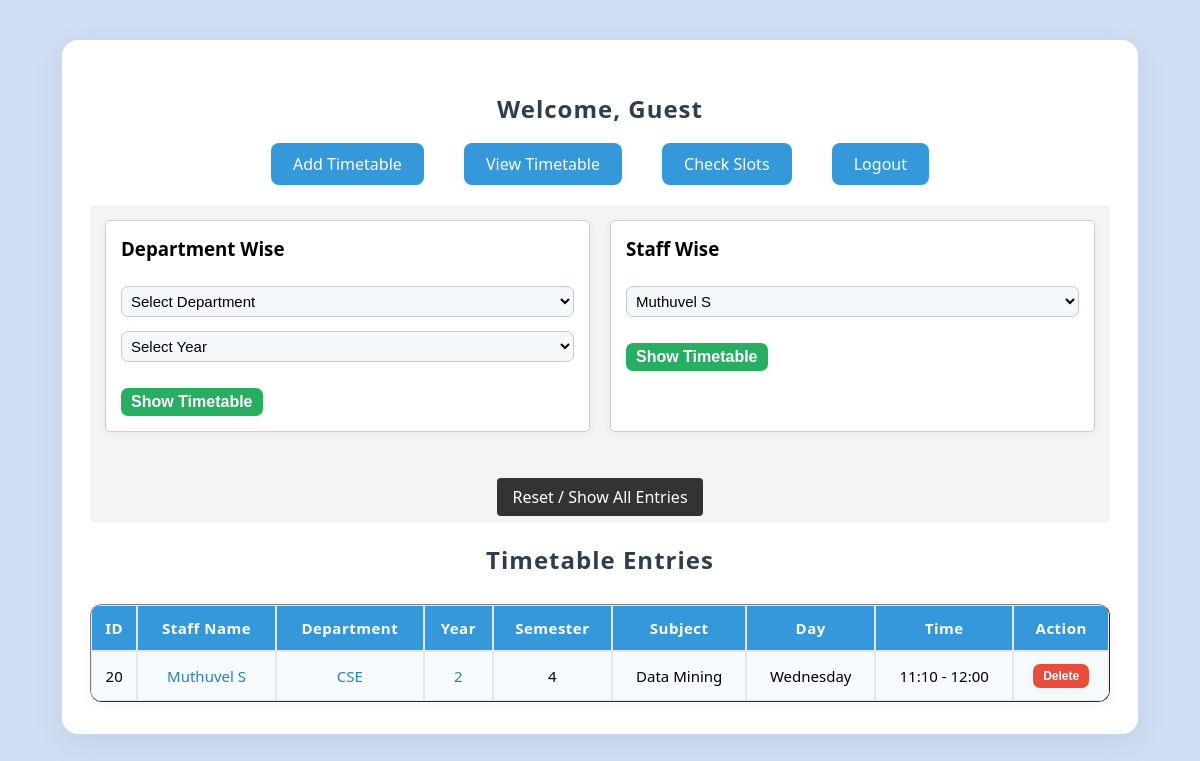
The page /dashboard?staff_name=Muthuvel+S on the database as committed earlier.
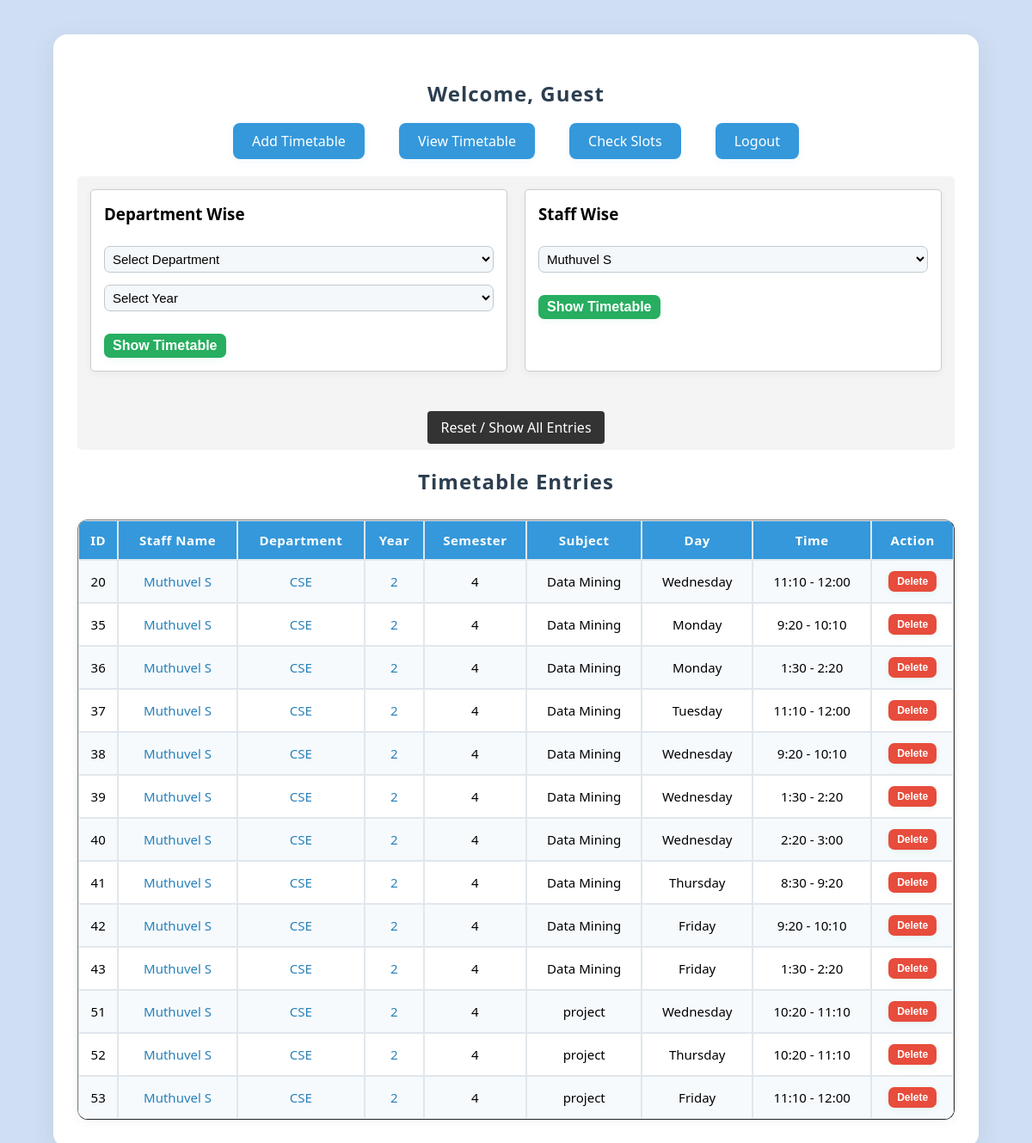
The same page on the database as committed later.
### tables this page shows
CREATE TABLE timetable (
            id INTEGER PRIMARY KEY AUTOINCREMENT,
            staff_name TEXT NOT NULL,
            department TEXT NOT NULL,
            semester TEXT NOT NULL,
            subject TEXT NOT NULL,
            day TEXT NOT NULL,
            time TEXT NOT NULL
        , year TEXT DEFAULT '');

### App.py (the view, shortened to what this page needs)
@app.route("/dashboard")
def dashboard():
    db = get_db()
    staff_name = request.args.get("staff_name")
    department = request.args.get("department")
    year = request.args.get("year")
    query = "SELECT * FROM timetable WHERE 1=1"
    params = []
    if staff_name:
        query += " AND staff_name = ?"
        params.append(staff_name)
    if department:
        query += " AND department = ?"
        params.append(department)
    if year:
        query += " AND year = ?"
        params.append(year)
    entries = db.execute(query, params).fetchall()
    departments = db.execute("SELECT DISTINCT department FROM timetable WHERE department != '' ORDER BY department").fetchall()
    years = db.execute("SELECT DISTINCT year FROM timetable WHERE year != '' ORDER BY year").fetchall()
    semesters = db.execute("SELECT DISTINCT semester FROM timetable WHERE semester != '' ORDER BY semester").fetchall()
    staff_list = db.execute("SELECT DISTINCT staff_name FROM timetable WHERE staff_name != '' ORDER BY staff_name").fetchall()
    mode = request.args.get("mode")
    grid_view = False
    schedule = {d: {t: None for t in time_slots} for d in days}
    filter_desc = ""
    return render_template("dashboard.html", entries=entries, departments=departments, years=years, semesters=semesters, staff_list=staff_list, time_slots=time_slots, days=days, grid_view=grid_view, schedule=schedule, filter_desc=filter_desc, username=session.get("username", "Guest"))

### App.py (called while the page is built)
def get_db():
    if "db" not in g:
        g.db = sqlite3.connect(DB_PATH)
        g.db.row_factory = sqlite3.Row
    return g.db

### Templates/dashboard.html (shortened to what this page needs)
<!DOCTYPE html>
<html lang="en">
<head>
    <link rel="stylesheet" href="{{ url_for('static', filename='style.css') }}">
</head>
<body class="dashboard-page">
    <div class="container">
        <h2>Welcome, {{ username }}</h2>
        <nav>
            <ul>
                <li><a href="{{ url_for('add_entry') }}">Add Timetable</a></li>
                <li><a href="{{ url_for('dashboard') }}">View Timetable</a></li>
                <li><a href="{{ url_for('check_slots') }}">Check Slots</a></li>
                <li><a href="{{ url_for('logout') }}">Logout</a></li>
            </ul>
        </nav>
                <div class="no-print" style="margin: 20px 0; padding: 15px; background: #f4f4f4; border-radius: 5px; display: flex; gap: 20px; flex-wrap: wrap;">
                    <form action="{{ url_for('dashboard') }}" method="GET" style="border: 1px solid #ccc; padding: 15px; border-radius: 5px; background: #fff; flex: 1;">
                        <h3 style="margin-top: 0;">Department Wise</h3>
                        <select name="department" required style="padding: 5px; margin-right: 5px;">
                            <option value="" disabled selected>Select Department</option>
                        </select>
                        <select name="year" required style="padding: 5px; margin-right: 5px;">
                            <option value="" disabled selected>Select Year</option>
                        </select>
                        <button type="submit" style="padding: 5px 10px; cursor: pointer;">Show Timetable</button>
                    </form>
                    <form action="{{ url_for('dashboard') }}" method="GET" style="border: 1px solid #ccc; padding: 15px; border-radius: 5px; background: #fff; flex: 1;">
                        <h3 style="margin-top: 0;">Staff Wise</h3>
                        <select name="staff_name" required style="padding: 5px; margin-right: 5px;">
                            {% for s in staff_list %}
                                <option value="{{ s.staff_name }}" {% if request.args.get('staff_name') == s.staff_name %}selected{% endif %}>{{ s.staff_name }}</option>
                            {% endfor %}
                        </select>
                        <button type="submit" style="padding: 5px 10px; cursor: pointer;">Show Timetable</button>
                    </form>
                    <div style="flex-basis: 100%; text-align: center; margin-top: 10px;">
                        <a href="{{ url_for('dashboard') }}" style="text-decoration: none; background: #333; color: #fff; padding: 8px 15px; border-radius: 4px;">Reset / Show All Entries</a>
                    </div>
                </div>
                <h2>Timetable Entries</h2>
                <table border="1" cellpadding="8" cellspacing="0">
                        <tr>
                                <th>ID</th>
                                <th>Staff Name</th>
                                <th>Department</th>
                                <th>Year</th>
                                <th>Semester</th>
                                <th>Subject</th>
                                <th>Day</th>
                                <th>Time</th>
                                <th>Action</th>
                        </tr>
                        {% for row in entries %}
                        <tr>
                                <td>{{ row.id }}</td>
                                <td><a href="{{ url_for('dashboard', staff_name=row.staff_name) }}">{{ row.staff_name }}</a></td>
                                <td><a href="{{ url_for('dashboard', department=row.department) }}">{{ row.department }}</a></td>
                                <td><a href="{{ url_for('dashboard', year=row.year) }}">{{ row.year }}</a></td>
                                <td>{{ row.semester }}</td>
                                <td>{{ row.subject }}</td>
                                <td>{{ row.day }}</td>
                                <td>{{ row.time }}</td>
                                <td>
                                    <form method="POST" action="{{ url_for('delete_entry', entry_id=row.id) }}" style="display:inline; width:auto; padding:0; margin:0; background:none; box-shadow:none;">
                                        <button type="submit" onclick="return confirm('Are you sure you want to delete this entry?');" style="margin:0; padding:5px 10px; background:#e74c3c; font-size:12px;">Delete</button>
                                    </form>
                                </td>
                        </tr>
                        {% endfor %}
                </table>
        </div>
</body>
</html>

### Static/Style.css (style rules this page uses)
body { font-family: 'Segoe UI', Arial, sans-serif; background: linear-gradient(120deg, #e0eafc 0%, #cfdef3 100%); margin: 0; padding: 0; }
.dashboard-page { background: #cfdef3 url('background.jpg') no-repeat center center fixed; background-size: cover; }
.container { width: 85%; margin: 40px auto; background: #ffffff; padding: 32px 28px; border-radius: 16px; box-shadow: 0px 8px 32px rgba(44,62,80,0.08); }
h2 { text-align: center; color: #2c3e50; margin-bottom: 28px; letter-spacing: 1px; }
a { text-decoration: none; color: #2980b9; font-weight: 500; }
nav ul { list-style-type: none; padding: 0; text-align: center; margin-bottom: 30px; }
nav ul li { display: inline-block; margin: 0 18px; }
nav ul li a { padding: 10px 22px; background: #3498db; color: white; border-radius: 8px; transition: background 0.3s, box-shadow 0.3s; box-shadow: 0 2px 8px rgba(52,152,219,0.08); }
form { width: 60%; margin: 0 auto 24px auto; background: #f8fafc; padding: 18px 24px 12px 24px; border-radius: 10px; box-shadow: 0 2px 8px rgba(44,62,80,0.06); }
input[type="text"], input[type="password"], select { width: 100%; padding: 10px; margin-top: 6px; border-radius: 7px; border: 1px solid #bfc9d1; background: #f4f8fb; font-size: 15px; margin-bottom: 8px; }
button { margin-top: 18px; padding: 11px 22px; border: none; background: #27ae60; color: white; font-weight: bold; border-radius: 7px; cursor: pointer; font-size: 16px; transition: background 0.3s, box-shadow 0.3s; box-shadow: 0 2px 8px rgba(39,174,96,0.08); }
table { width: 100%; border-collapse: separate; border-spacing: 0; margin-top: 24px; background: white; border-radius: 12px; overflow: hidden; box-shadow: 0 2px 12px rgba(44,62,80,0.06); }
table th, table td { padding: 12px 8px; border: 1px solid #e1e7ec; text-align: center; font-size: 15px; }
table th { background: #3498db; color: white; font-weight: 600; letter-spacing: 0.5px; }
table tr:nth-child(even) { background: #f6fafd; }

Rows that differ between the two databases and show on the page:
added timetable: id "35", staff_name "Muthuvel S", department "CSE", year "2", semester "4", subject "Data Mining", day "Monday", time "9:20 - 10:10"
added timetable: id "36", staff_name "Muthuvel S", department "CSE", year "2", semester "4", subject "Data Mining", day "Monday", time "1:30 - 2:20"
added timetable: id "37", staff_name "Muthuvel S", department "CSE", year "2", semester "4", subject "Data Mining", day "Tuesday", time "11:10 - 12:00"
added timetable: id "38", staff_name "Muthuvel S", department "CSE", year "2", semester "4", subject "Data Mining", day "Wednesday", time "9:20 - 10:10"
added timetable: id "39", staff_name "Muthuvel S", department "CSE", year "2", semester "4", subject "Data Mining", day "Wednesday", time "1:30 - 2:20"
added timetable: id "40", staff_name "Muthuvel S", department "CSE", year "2", semester "4", subject "Data Mining", day "Wednesday", time "2:20 - 3:00"
added timetable: id "41", staff_name "Muthuvel S", department "CSE", year "2", semester "4", subject "Data Mining", day "Thursday", time "8:30 - 9:20"
added timetable: id "42", staff_name "Muthuvel S", department "CSE", year "2", semester "4", subject "Data Mining", day "Friday", time "9:20 - 10:10"
added timetable: id "43", staff_name "Muthuvel S", department "CSE", year "2", semester "4", subject "Data Mining", day "Friday", time "1:30 - 2:20"
added timetable: id "51", staff_name "Muthuvel S", department "CSE", year "2", semester "4", subject "project", day "Wednesday", time "10:20 - 11:10"
added timetable: id "52", staff_name "Muthuvel S", department "CSE", year "2", semester "4", subject "project", day "Thursday", time "10:20 - 11:10"
added timetable: id "53", staff_name "Muthuvel S", department "CSE", year "2", semester "4", subject "project", day "Friday", time "11:10 - 12:00"
